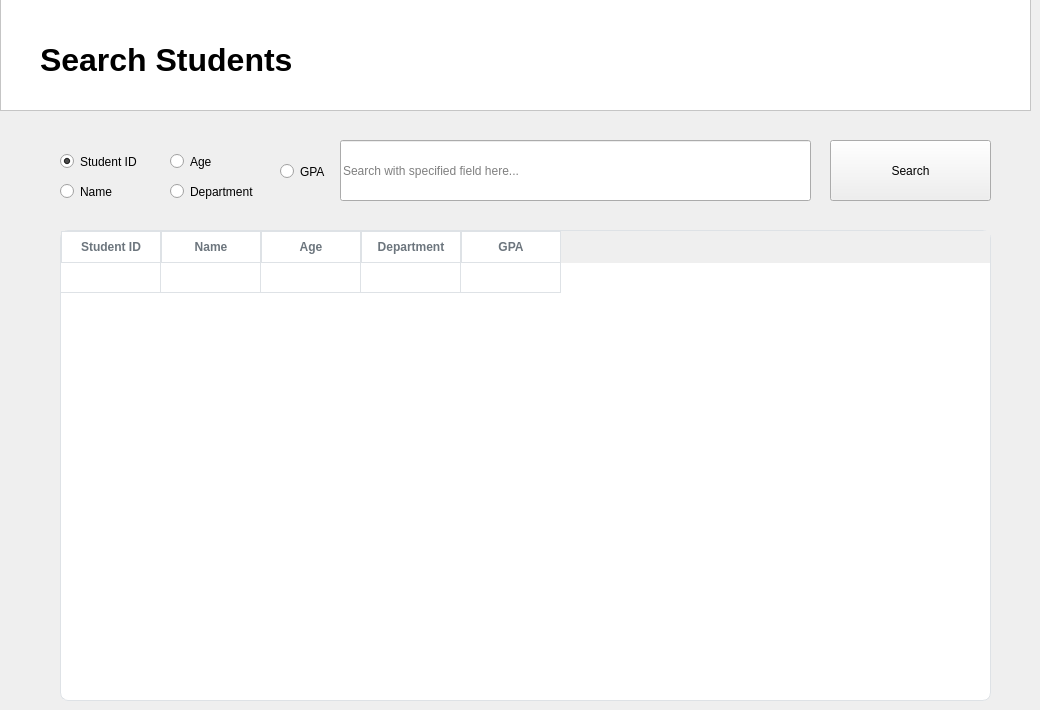
    <widget class="QWidget" name="search_students_page">
     <widget class="QFrame" name="frame_title_4">
      <property name="geometry">
       <rect>
        <x>0</x>
        <y>-10</y>
        <width>1031</width>
        <height>121</height>
       </rect>
      </property>
      <property name="styleSheet">
       <string notr="true">background-color: rgb(255, 255, 255);</string>
      </property>
      <property name="frameShape">
       <enum>QFrame::Shape::StyledPanel</enum>
      </property>
      <property name="frameShadow">
       <enum>QFrame::Shadow::Raised</enum>
      </property>
      <widget class="QLabel" name="label_title_3">
       <property name="geometry">
        <rect>
         <x>40</x>
         <y>40</y>
         <width>441</width>
         <height>61</height>
        </rect>
       </property>
       <property name="text">
        <string>&lt;html&gt;&lt;head/&gt;&lt;body&gt;&lt;p&gt;&lt;span style=&quot; font-size:24pt; font-weight:700;&quot;&gt;Search Students&lt;/span&gt;&lt;/p&gt;&lt;/body&gt;&lt;/html&gt;</string>
       </property>
      </widget>
     </widget>
     <widget class="QTableWidget" name="table_search">
      <property name="geometry">
       <rect>
        <x>60</x>
        <y>230</y>
        <width>931</width>
        <height>471</height>
       </rect>
      </property>
      <property name="styleSheet">
       <string notr="true">/* ========= Tables (for “Student Performance”, etc.) ========= */

QHeaderView::section {
    background-color: #FFFFFF;
    color: #6C757D;
    padding: 6px 8px;
    border: 1px solid #DEE2E6;
    border-radius: 0;
    font-weight: 500;
}

QTableView, QTableWidget {
    background-color: #FFFFFF;
    alternate-background-color: #F8F9FA;
    gridline-color: #DEE2E6;
    border: 1px solid #DEE2E6;
    border-radius: 8px;
    selection-background-color: #E9EDF7;
    selection-color: #343A40;
}</string>
      </property>
      <property name="editTriggers">
       <set>QAbstractItemView::EditTrigger::NoEditTriggers</set>
      </property>
      <attribute name="verticalHeaderVisible">
       <bool>false</bool>
      </attribute>
      <attribute name="verticalHeaderHighlightSections">
       <bool>true</bool>
      </attribute>
      <row/>
      <column>
       <property name="text">
        <string>Student ID</string>
       </property>
      </column>
      <column>
       <property name="text">
        <string>Name</string>
       </property>
      </column>
      <column>
       <property name="text">
        <string>Age</string>
       </property>
      </column>
      <column>
       <property name="text">
        <string>Department</string>
       </property>
      </column>
      <column>
       <property name="text">
        <string>GPA</string>
       </property>
      </column>
      <item row="0" column="0">
       <property name="text">
        <string/>
       </property>
      </item>
      <item row="0" column="1">
       <property name="text">
        <string/>
       </property>
      </item>
      <item row="0" column="2">
       <property name="text">
        <string/>
       </property>
      </item>
      <item row="0" column="3">
       <property name="text">
        <string/>
       </property>
      </item>
      <item row="0" column="4">
       <property name="text">
        <string/>
       </property>
      </item>
     </widget>
     <widget class="QPushButton" name="btn_search_s">
      <property name="geometry">
       <rect>
        <x>830</x>
        <y>140</y>
        <width>161</width>
        <height>61</height>
       </rect>
      </property>
      <property name="cursor">
       <cursorShape>PointingHandCursor</cursorShape>
      </property>
      <property name="text">
       <string>Search</string>
      </property>
     </widget>
     <widget class="QLineEdit" name="field_search_s">
      <property name="geometry">
       <rect>
        <x>340</x>
        <y>140</y>
        <width>471</width>
        <height>61</height>
       </rect>
      </property>
      <property name="placeholderText">
       <string>Search with specified field here...</string>
      </property>
     </widget>
     <widget class="QRadioButton" name="radio_id">
      <property name="geometry">
       <rect>
        <x>60</x>
        <y>150</y>
        <width>101</width>
        <height>23</height>
       </rect>
      </property>
      <property name="text">
       <string>Student ID</string>
      </property>
      <property name="checked">
       <bool>true</bool>
      </property>
      <attribute name="buttonGroup">
       <string notr="true">buttonGroup</string>
      </attribute>
     </widget>
     <widget class="QRadioButton" name="radio_name">
      <property name="geometry">
       <rect>
        <x>60</x>
        <y>180</y>
        <width>61</width>
        <height>23</height>
       </rect>
      </property>
      <property name="text">
       <string>Name</string>
      </property>
      <attribute name="buttonGroup">
       <string notr="true">buttonGroup</string>
      </attribute>
     </widget>
     <widget class="QRadioButton" name="radi0_age">
      <property name="geometry">
       <rect>
        <x>170</x>
        <y>150</y>
        <width>61</width>
        <height>23</height>
       </rect>
      </property>
      <property name="text">
       <string>Age</string>
      </property>
      <attribute name="buttonGroup">
       <string notr="true">buttonGroup</string>
      </attribute>
     </widget>
     <widget class="QRadioButton" name="radio_department">
      <property name="geometry">
       <rect>
        <x>170</x>
        <y>180</y>
        <width>111</width>
        <height>23</height>
       </rect>
      </property>
      <property name="text">
       <string>Department</string>
      </property>
      <attribute name="buttonGroup">
       <string notr="true">buttonGroup</string>
      </attribute>
     </widget>
     <widget class="QRadioButton" name="radio_gpa">
      <property name="geometry">
       <rect>
        <x>280</x>
        <y>160</y>
        <width>51</width>
        <height>23</height>
       </rect>
      </property>
      <property name="text">
       <string>GPA</string>
      </property>
      <attribute name="buttonGroup">
       <string notr="true">buttonGroup</string>
      </attribute>
     </widget>
    </widget>
